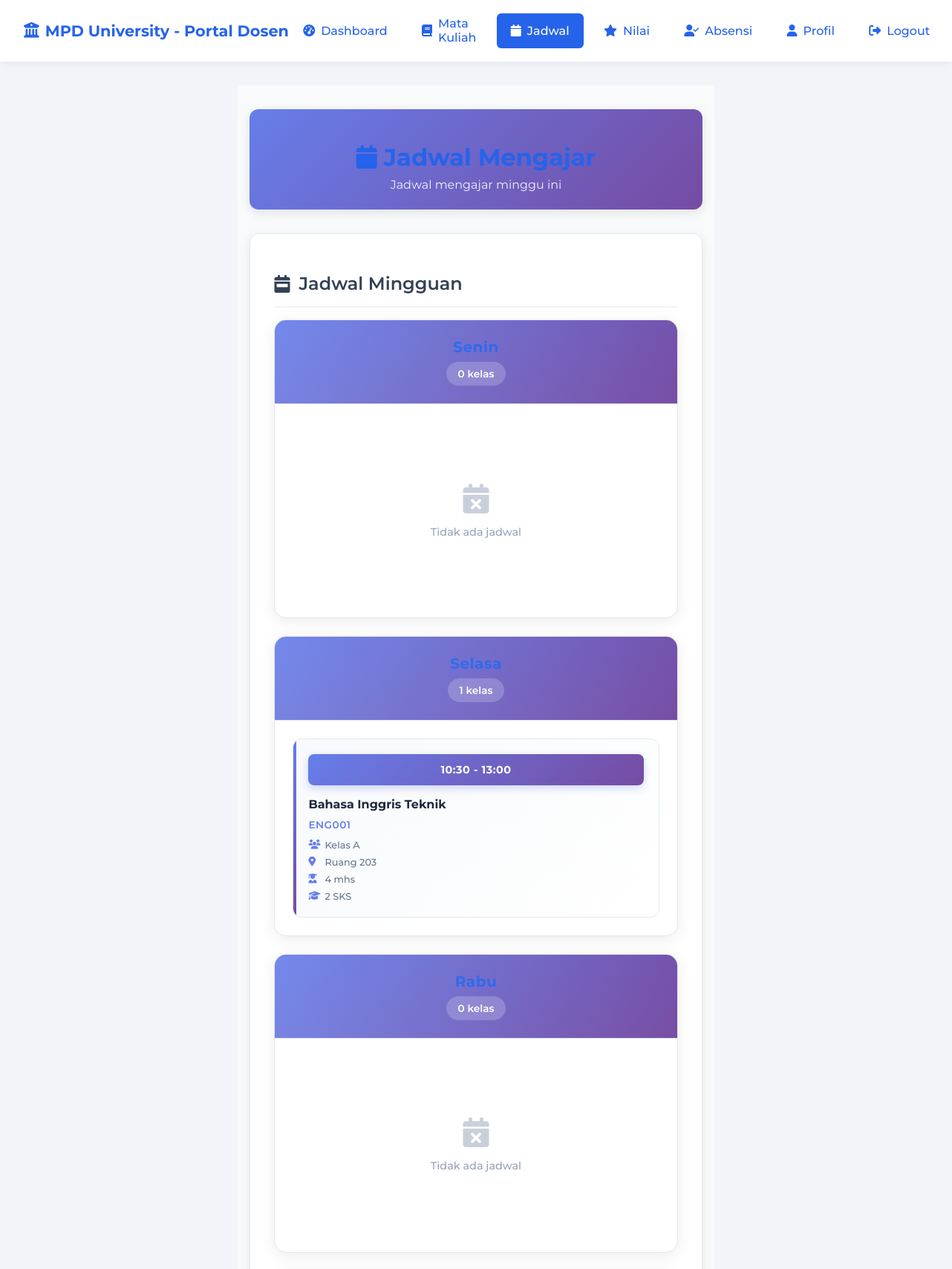
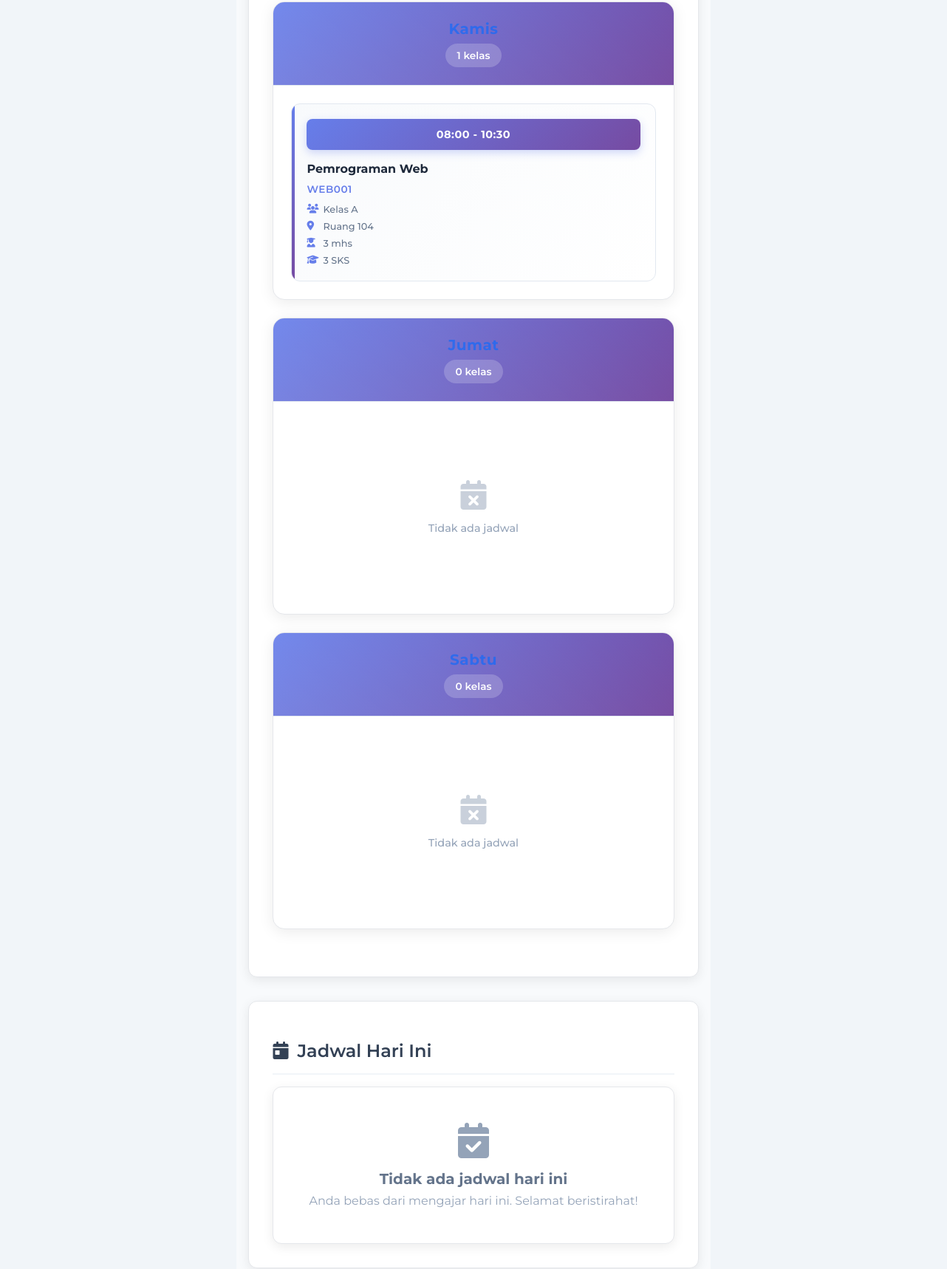
/dosen/jadwal.php (signed in, upper part), run on the app's committed database (2 pictures, top to bottom).
### tables this page shows
CREATE TABLE jadwal (
    id INT AUTO_INCREMENT PRIMARY KEY,
    mata_kuliah_id INT NOT NULL,
    hari VARCHAR(10) NOT NULL,
    jam_mulai TIME NOT NULL,
    jam_selesai TIME NOT NULL,    ruang VARCHAR(50) NOT NULL,
    kelas VARCHAR(10) NOT NULL,
    created_at DATETIME DEFAULT NOW(),
    FOREIGN KEY (mata_kuliah_id) REFERENCES mata_kuliah(id)
);

CREATE TABLE mata_kuliah (
    id INT AUTO_INCREMENT PRIMARY KEY,
    kode_mk VARCHAR(10) UNIQUE NOT NULL,
    nama_mk VARCHAR(100) NOT NULL,
    sks INT NOT NULL,
    semester INT NOT NULL,
    deskripsi TEXT,    dosen_id INT NOT NULL,
    program_studi_id INT,
    created_at DATETIME DEFAULT NOW(),
    updated_at DATETIME DEFAULT NOW(),
    FOREIGN KEY (dosen_id) REFERENCES dosen(id),
    FOREIGN KEY (program_studi_id) REFERENCES program_studi(id)
);

### dosen/jadwal.php (the view, shortened to what this page needs)
<?php
require_once '../koneksi.php';
$user_id = $_SESSION['user_id'];
$query = "SELECT u.*, d.id as dosen_id FROM users u
          LEFT JOIN dosen d ON u.id = d.user_id
          WHERE u.id = '$user_id'";
$result = mysqli_query($conn, $query);
$user = mysqli_fetch_assoc($result);
$dosen_id = $user['dosen_id'];
$jadwal_query = "SELECT j.*, mk.kode_mk, mk.nama_mk, mk.sks,
                        COUNT(k.mahasiswa_id) as jumlah_mahasiswa
                 FROM jadwal j
                 LEFT JOIN mata_kuliah mk ON j.mata_kuliah_id = mk.id
                 LEFT JOIN kelas k ON mk.id = k.mata_kuliah_id
                 WHERE mk.dosen_id = '$dosen_id'
                 GROUP BY j.id
                 ORDER BY FIELD(j.hari, 'Senin', 'Selasa', 'Rabu', 'Kamis', 'Jumat', 'Sabtu'), j.jam_mulai";
$jadwal_result = mysqli_query($conn, $jadwal_query);
$jadwal = [];
while ($row = mysqli_fetch_assoc($jadwal_result)) {
    $jadwal[] = [
        'id' => $row['id'],
        'hari' => $row['hari'],
        'jam_mulai' => date('H:i', strtotime($row['jam_mulai'])),
        'jam_selesai' => date('H:i', strtotime($row['jam_selesai'])),
        'mata_kuliah' => $row['nama_mk'],
        'kode_mk' => $row['kode_mk'],
        'kelas' => $row['kelas'],
        'ruang' => $row['ruang'],
        'sks' => $row['sks'],
        'jumlah_mahasiswa' => $row['jumlah_mahasiswa'] ?: 0
    ];
}
$jadwal_by_day = [];
foreach ($jadwal as $j) {
    $jadwal_by_day[$j['hari']][] = $j;
}
$hari_list = ['Senin', 'Selasa', 'Rabu', 'Kamis', 'Jumat', 'Sabtu'];
?>
<!DOCTYPE html>
<html lang="id">
<head>
    <link rel="stylesheet" href="../assets/css/style.css">
    <link rel="stylesheet" href="../assets/css/admin.css">
    <link rel="stylesheet" href="../assets/css/dosen.css">
    <link rel="stylesheet" href="https://cdnjs.cloudflare.com/ajax/libs/font-awesome/6.4.0/css/all.min.css">
</head>
<body>
    <?php include 'includes/nav_dosen.php'; ?>
    <main>
        <div class="dashboard-container">
            <div class="dashboard-header">
                <h1><i class="fas fa-calendar"></i> Jadwal Mengajar</h1>
                <p>Jadwal mengajar minggu ini</p>
            </div>
            <div class="dashboard-section">
                <h2><i class="fas fa-calendar-week"></i> Jadwal Mingguan</h2>
                <div class="schedule-grid">
                    <?php foreach ($hari_list as $hari): ?>
                        <div class="day-card">
                            <div class="day-header">
                                <h3><?php echo $hari; ?></h3>
                                <span class="day-count">
                                    <?php echo isset($jadwal_by_day[$hari]) ? count($jadwal_by_day[$hari]) : 0; ?> kelas
                                </span>
                            </div>
                            <div class="day-schedule">
                                <?php if (isset($jadwal_by_day[$hari]) && !empty($jadwal_by_day[$hari])): ?>
                                    <?php foreach ($jadwal_by_day[$hari] as $j): ?>
                                        <div class="schedule-card">
                                            <div class="schedule-time">
                                                <?php echo $j['jam_mulai']; ?> - <?php echo $j['jam_selesai']; ?>
                                            </div>
                                            <div class="schedule-content">
                                                <div class="schedule-subject">
                                                    <?php echo htmlspecialchars($j['mata_kuliah']); ?>
                                                </div>
                                                <div class="schedule-code">
                                                    <?php echo htmlspecialchars($j['kode_mk']); ?>
                                                </div>
                                                <div class="schedule-details">
                                                    <span><i class="fas fa-users"></i> Kelas <?php echo htmlspecialchars($j['kelas']); ?></span>
                                                    <span><i class="fas fa-map-marker-alt"></i> <?php echo htmlspecialchars($j['ruang']); ?></span>
                                                    <span><i class="fas fa-user-graduate"></i> <?php echo $j['jumlah_mahasiswa']; ?> mhs</span>
                                                    <span><i class="fas fa-graduation-cap"></i> <?php echo $j['sks']; ?> SKS</span>
                                                </div>
                                            </div>
                                        </div>
                                    <?php endforeach; ?>
                                <?php else: ?>
                                    <div class="no-schedule">
                                        <i class="fas fa-calendar-times"></i>
                                        <p>Tidak ada jadwal</p>
                                    </div>
                                <?php endif; ?>
                            </div>
                        </div>
                    <?php endforeach; ?>
                </div>
            </div>
            <div class="dashboard-section">
                <h2><i class="fas fa-calendar-day"></i> Jadwal Hari Ini</h2>
                <div class="today-schedule">
                    <?php
                    $today = date('l');
                    $hari_indonesia = [
                        'Monday' => 'Senin',
                        'Tuesday' => 'Selasa',
                        'Wednesday' => 'Rabu',
                        'Thursday' => 'Kamis',
                        'Friday' => 'Jumat',
                        'Saturday' => 'Sabtu',
                        'Sunday' => 'Minggu'
                    ];
                    $today_indo = $hari_indonesia[$today];
                    ?>
                    <?php if (isset($jadwal_by_day[$today_indo]) && !empty($jadwal_by_day[$today_indo])): ?>
                        <?php foreach ($jadwal_by_day[$today_indo] as $j): ?>
                            <div class="today-schedule-item">
                                <div class="time-badge">
                                    <span class="time"><?php echo $j['jam_mulai']; ?></span>
                                    <span class="duration">
                                        <?php
                                        $start = strtotime($j['jam_mulai']);
                                        $end = strtotime($j['jam_selesai']);
                                        $duration = ($end - $start) / 3600;
                                        echo $duration . ' jam';
                                        ?>
                                    </span>
                                </div>
                                <div class="schedule-info">
                                    <h4><?php echo htmlspecialchars($j['mata_kuliah']); ?></h4>
                                    <p>
                                        <i class="fas fa-code"></i> <?php echo htmlspecialchars($j['kode_mk']); ?> |
                                        <i class="fas fa-map-marker-alt"></i> <?php echo htmlspecialchars($j['ruang']); ?> |
                                        <i class="fas fa-users"></i> Kelas <?php echo htmlspecialchars($j['kelas']); ?> |
                                        <i class="fas fa-user-graduate"></i> <?php echo $j['jumlah_mahasiswa']; ?> mahasiswa
                                    </p>
                                </div>
                                <div class="schedule-actions">
                                    <button class="btn btn-primary btn-sm" onclick="goToAbsensi(<?php echo $j['id']; ?>)">
                                        <i class="fas fa-user-check"></i> Absensi
                                    </button>
                                    <button class="btn btn-secondary btn-sm" onclick="goToMateri(<?php echo $j['id']; ?>)">
                                        <i class="fas fa-file-alt"></i> Materi
                                    </button>
                                </div>
                            </div>
                        <?php endforeach; ?>
                    <?php else: ?>
                        <div class="no-schedule-today">
                            <i class="fas fa-calendar-check"></i>
                            <h3>Tidak ada jadwal hari ini</h3>
                            <p>Anda bebas dari mengajar hari ini. Selamat beristirahat!</p>
                        </div>
                    <?php endif; ?>
                </div>
            </div>
        </div>
    </main>
</body>
</html>

### assets/css/style.css (style rules this page uses)
:root { --primary: #2563eb; --secondary: #f1f5f9; --text: #222; --accent: #fbbf24; --nav-bg: #fff; --nav-shadow: 0 2px 12px rgba(0, 0, 0, 0.06); }
html, body { height: 100%; margin: 0; padding: 0; }
body { font-family: "Montserrat", Arial, sans-serif; margin: 0; padding: 0; background: var(--secondary); color: var(--text); min-height: 100vh; display: flex; flex-direction: column; }
main { flex: 1; display: flex; flex-direction: column; margin: 2rem 0; }
h1, h2, h3 { color: var(--primary); }

### assets/css/admin.css (style rules this page uses)
.dashboard-container { max-width: 1400px; margin: 0 auto; padding: 2rem 1rem; background: #f8fafc; min-height: calc(100vh - 200px); }
.dashboard-header { text-align: center; margin-bottom: 2rem; padding: 1.5rem; background: linear-gradient(135deg, #667eea 0%, #764ba2 100%); color: white; border-radius: 12px; box-shadow: 0 4px 15px rgba(0, 0, 0, 0.1); }
.dashboard-header h1 { font-size: 2rem; margin-bottom: 0.5rem; font-weight: 700; }
.dashboard-header p { font-size: 1rem; opacity: 0.9; margin: 0; }
.dashboard-section { margin-bottom: 2rem; }
.dashboard-section h2 { font-size: 1.5rem; margin-bottom: 1rem; color: #374151; font-weight: 600; display: flex; align-items: center; gap: 0.5rem; }
.dashboard-section { background: white; border-radius: 12px; box-shadow: 0 4px 15px rgba(0, 0, 0, 0.08); margin-bottom: 2rem; padding: 2rem; border: 1px solid #e5e7eb; }
.dashboard-section h2 { font-size: 1.5rem; margin-bottom: 1rem; color: #334155; font-weight: 600; display: flex; align-items: center; gap: 0.75rem; padding-bottom: 1rem; border-bottom: 2px solid #f1f5f9; }
.day-header { background: linear-gradient(135deg, #667eea 0%, #764ba2 100%); color: white; padding: 1rem; font-weight: 600; text-align: center; font-size: 0.95rem; border-bottom: 1px solid #e2e8f0; position: sticky; top: 0; z-index: 5; }

### data on the page
jadwal: jam_mulai "10:30", jam_selesai "13:00", mata_kuliah.nama_mk "Bahasa Inggris Teknik", mata_kuliah.kode_mk "ENG001", kelas "A", ruang "Ruang 203", jumlah_mahasiswa "4", mata_kuliah.sks "2"
jadwal: jam_mulai "08:00", jam_selesai "10:30", mata_kuliah.nama_mk "Pemrograman Web", mata_kuliah.kode_mk "WEB001", kelas "A", ruang "Ruang 104", jumlah_mahasiswa "3", mata_kuliah.sks "3"

### other printed values
$hari "Senin"
$hari "Selasa"
count($jadwal_by_day[$hari]) "1"
$hari "Rabu"
$hari "Kamis"
$hari "Jumat"
$hari "Sabtu"
